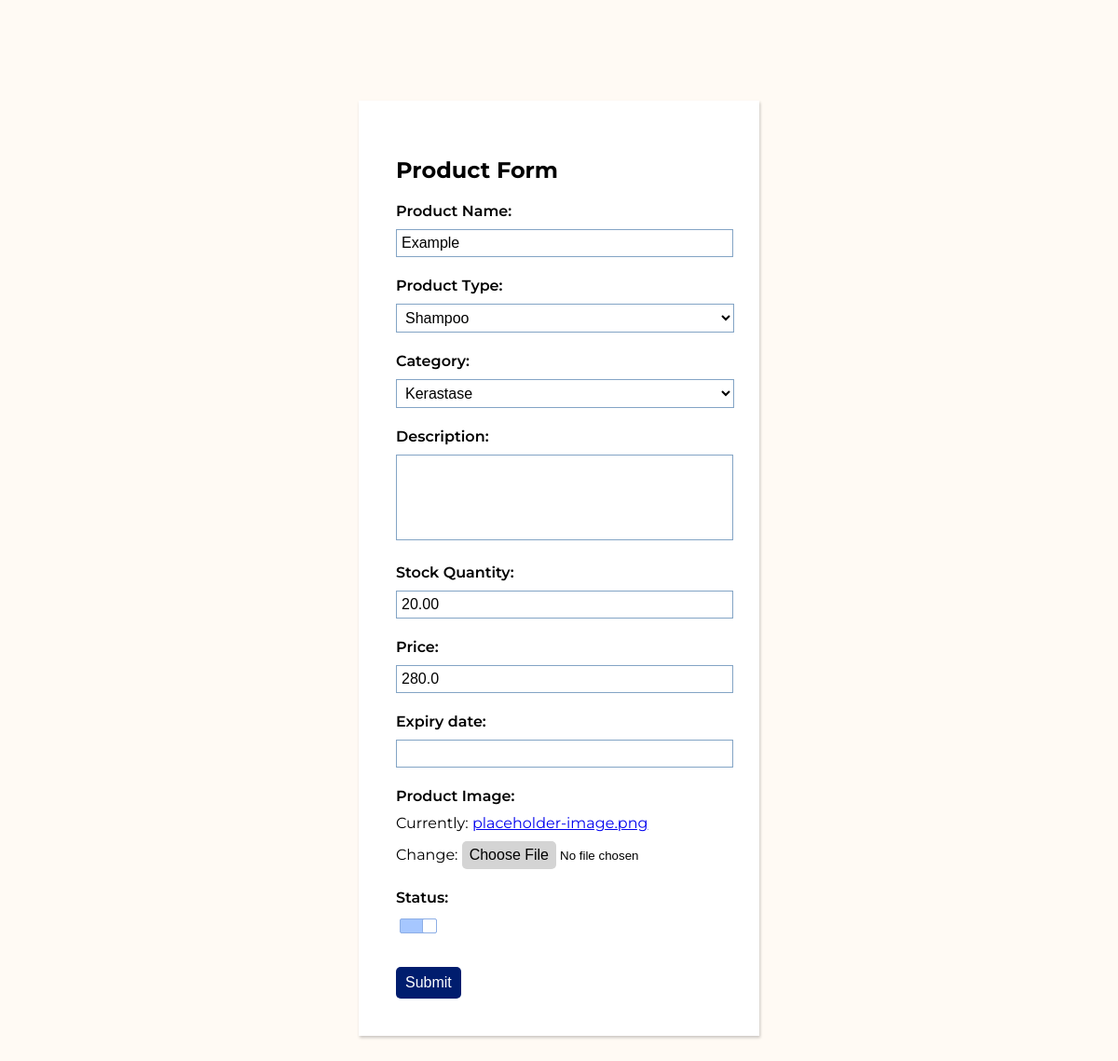
Screenshot of /ins/update-product/16/ with the database file from the repository.
### base/models.py (models this page shows, shortened)
class insProduct(models.Model):
    Prod_Name = models.CharField(max_length=200, verbose_name="Product Name")
    ProdType_Name = models.ForeignKey(ProductType, on_delete=models.SET_NULL, null=True, blank=False, verbose_name="Product Type")
    Cat_Name = models.ForeignKey(Category, on_delete=models.SET_NULL, null=True, blank=False, verbose_name="Category")
    Prod_Desc = models.TextField(max_length=200, null=True, blank=True, verbose_name="Description")
    Prod_stockQty = models.DecimalField(decimal_places=2, max_digits=6, verbose_name="Stock Quantity")
    Prod_Price = models.FloatField(verbose_name="Price")
    Prod_Image = models.ImageField(default="placeholder-image.png", upload_to="product_images", null=True, verbose_name="Product Image")
    is_active = models.BooleanField(default=True, verbose_name="Status")
    objects = models.Manager() #For All Records
    active_objects = IsActiveManager() #For Active Records Only
    date_created = models.DateTimeField(default=timezone.now)
    expiry_date = models.DateTimeField(null=True, blank=False)
    class Meta:
        verbose_name = 'In-salon Product'

class ProductType(models.Model):
    ProdType_Name = models.CharField(max_length=200, verbose_name="Product Type", unique=True)
    def __str__(self):
        return self.ProdType_Name

class Category(models.Model):
    Cat_Name = models.CharField(max_length=200, unique=True)
    class Meta:
        verbose_name = 'category'
        verbose_name_plural = 'categories'
    def __str__(self):
        return self.Cat_Name

### base/views.py (the view)
# urls.py: path('ins/update-product/<str:pk>/', views.ins_updateProduct, name="ins-update-product"),
def ins_updateProduct(request, pk):
    product = insProduct.objects.get(id=pk)
    form = insProductForm(instance=product)
    if request.method == 'POST':
        form = insProductForm(request.POST, request.FILES, instance=product)
        if form.is_valid():
            form.save()
            return redirect('ins-products')
    context = {'form': form}
    return render(request, 'base/ins-products/product_form.html', context)

### base/forms.py
class insProductForm(ModelForm):
    class Meta:
        model = insProduct
        fields = ['Prod_Name', 'ProdType_Name', 'Cat_Name', 'Prod_Desc', 'Prod_stockQty', 'Prod_Price', 'expiry_date', 'Prod_Image', 'is_active']

### base/templates/base/ins-products/product_form.html (shortened to what this page needs)
{% extends 'main_products.html' %}
{% block content %}
<div class="main-wrapper">
    <div class="form-style">
        <h2>Product Form</h2>
        <form method="POST" enctype="multipart/form-data" action="">
            {{form.as_p}}
            <input type="submit" value="Submit" onclick="return confirm('Are you sure?');">
        </form>
    </div>
</div>
{% endblock content %}

### static/css/main.css (style rules this page uses)
body { background-color: #FFFAF4; }
.main-wrapper { font-family: 'Montserrat', sans-serif; font-size: 16px; padding: 100px 0; }

### static/css/product_form.css (style rules this page uses)
.form-style { font-family: 'Montserrat', sans-serif; width: 350px; margin: 0 auto; font-size: 16px; background-color: white; box-shadow: rgba(0, 0, 0, 0.212) 1px 2px 3px; padding: 40px 40px; }
.form-style input[type=submit], .form-style input[type=button], .form-style input[type=text], .form-style input[type=number], .form-style select, .form-style textarea { font-size: 16px; color: black; }
.form-style label { font-size: 16px; font-weight: 600; display: block; margin-bottom: 10px; }
.form-style input[type=text], .form-style input[type=number], .form-style select { background: transparent; border: 1px solid #83A4C5; width: 350px; outline: none; padding: 5px 5px; }
.form-style input[type=text], .form-style input[type=number], .form-style input[type=file], .form-style select, .form-style textarea { margin-bottom: 5px; }
.form-style input[type=checkbox] { margin-bottom: 20px; }
select#id_ProdType_Name { width: 363px; }
select#id_Cat_Name { width: 363px; }
.form-style textarea { font-family: 'Montserrat', sans-serif; background: transparent; border: 1px solid #83A4C5; width: 100%; outline: none; overflow: hidden; resize: none; height: 80px; padding: 5px 5px; }
textarea#id_Prod_Desc { overflow-y: scroll; height: 80px; resize: none; }
input[type="checkbox"] { appearance:none; width:40px; height:16px; border:1px solid #aaa; border-radius:2px; background:#ebebeb; position:relative; display:inline-block; overflow:hidden; vertical-align:middle; transition: background 0.3s; box-sizing:border-box; cursor: pointer; }
input[type="checkbox"]:after { content:''; position:absolute; top:-1px; left:-1px; width:14px; height:14px; background:white; border:1px solid #aaa; border-radius:2px; transition: left 0.1s cubic-bezier(0.785, 0.135, 0.15, 0.86); }
input[type="checkbox"]:checked { background:#a6c7ff; border-color:#8daee5; }
input[type="checkbox"]:checked:after { left:23px; border-color:#8daee5; }
.form-style input[type="submit"] { margin: 0 auto; }
.form-style input[type=submit], .form-style input[type=button] { cursor: pointer; background: #001D6E; border: none; padding: 8px 10px; border-radius: 5px; color: white; font-weight: 500; }

### rows the page displays
insProduct: Prod_Name "Example", Prod_stockQty "20.00", Prod_Price "280.0", is_active "☑"
ProductType: ProdType_Name "Shampoo"
Category: Cat_Name "Kerastase"
